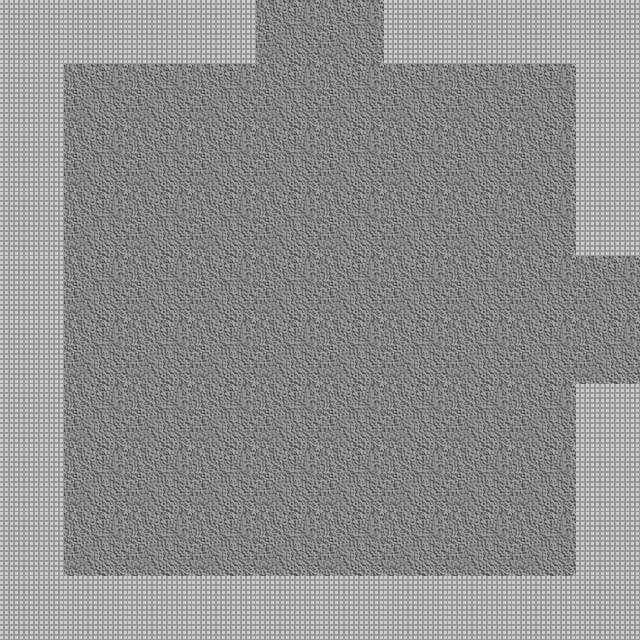

Below is a game level as drawn by its tile map, then a one-line description and the .tmx that defines it (tile-layer data replaced by summaries):
An orthogonal 10x10 tile map with 64x64 px tiles, 2 tile layers (Floor, Wall), 2 tilesets and 3 objects.

<map version="1.0" orientation="orthogonal" renderorder="right-down" width="10" height="10" tilewidth="64" tileheight="64" nextobjectid="23">
 <properties>
  <property name="transformz" value="0.1" />
  <property name="unity:resource" value="True" />
  <property name="unity:tag" value="Room" />
 </properties>
 <tileset firstgid="1" name="DungeonTilePH" tilewidth="64" tileheight="64" tilecount="2">
  <image source="../Sprites/DungeonTilePH.png" width="128" height="64" />
  <tile id="0">
   <objectgroup draworder="index" />
  </tile>
  <tile id="1">
   <objectgroup draworder="index">
    <object id="0" x="-0.25" y="-0.25" width="64.375" height="64.125" />
   </objectgroup>
  </tile>
 </tileset>
 <tileset firstgid="3" name="BlobPH" tilewidth="64" tileheight="64" tilecount="3">
  <image source="../Sprites/BlobPH.png" width="192" height="64" />
  <tile id="0">
   <properties>
    <property name="Spawn" value="fl1mob" />
   </properties>
  </tile>
 </tileset>
 <layer name="Floor" width="10" height="10">
  <properties>
   <property name="unity:tag" value="Floor" />
  </properties>
  <data>[100 cells, 100 non-empty, 1 distinct tile ids]</data>
 </layer>
 <layer name="Wall" width="10" height="10">
  <properties>
   <property name="ChildTag" value="Wall" />
   <property name="unity:tag" value="Wall" />
  </properties>
  <data>[100 cells, 32 non-empty, 1 distinct tile ids]</data>
 </layer>
 <objectgroup name="Mobs" />
 <objectgroup name="Exits">
  <object id="17" x="248" y="-21.3333" width="141.333" height="48">
   <properties>
    <property name="Exit" value="N" />
   </properties>
  </object>
  <object id="19" x="609.333" y="244" width="48" height="149.333">
   <properties>
    <property name="Exit" value="E" />
   </properties>
  </object>
 </objectgroup>
</map>